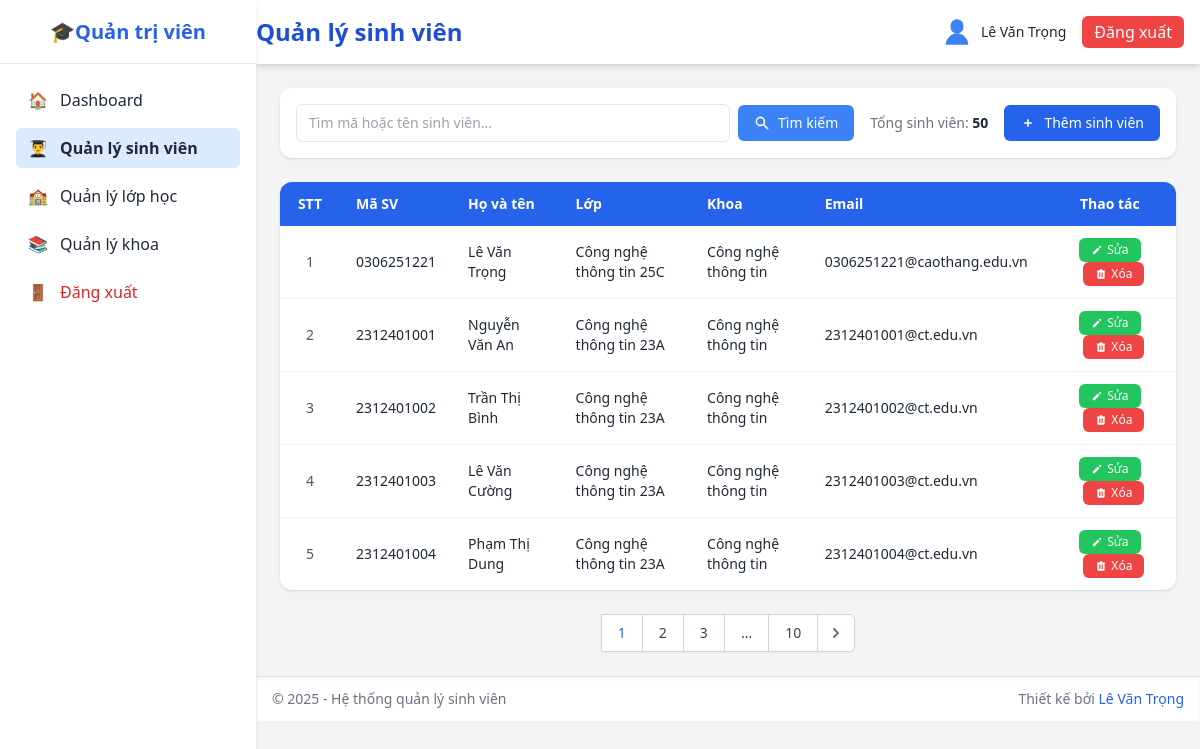
The page /admin/student_list.php (signed in) on the database its author committed.
### tables this page shows
CREATE TABLE `sinh_vien` (
  `mssv` varchar(20) NOT NULL,
  `hoten` varchar(100) NOT NULL,
  `ngaysinh` date DEFAULT NULL,
  `gioitinh` enum('Nam','Nữ','Khác') DEFAULT 'Nam',
  `malop` varchar(20) DEFAULT NULL,
  `makhoa` varchar(20) DEFAULT NULL,
  `email` varchar(100) DEFAULT NULL,
  `sdt` varchar(20) DEFAULT NULL,
  `diachi` varchar(255) DEFAULT NULL,
  `password` varchar(255) NOT NULL,
  `trangthai` enum('Đang học','Tốt nghiệp','Bảo lưu','Đã nghỉ') DEFAULT 'Đang học'
);

CREATE TABLE `lop` (
  `malop` varchar(20) NOT NULL,
  `tenlop` varchar(100) NOT NULL,
  `makhoa` varchar(20) DEFAULT NULL
);

CREATE TABLE `khoa` (
  `makhoa` varchar(20) NOT NULL,
  `tenkhoa` varchar(100) NOT NULL,
  `mota` text DEFAULT NULL
);

### database/pdo.php (called while the page is built, shortened)
<?php
class DB
{
    private static $pdo = null;
    private static function connect_pdo(): \PDO
    {
        $host = DB_HOST;
        $user = DB_USERNAME;
        $pass = DB_PASSWORD;
        $db   = DB_NAME;
        $charset = DB_CHARSET;
        $dsn = "mysql:host={$host};dbname={$db};charset={$charset}";
        try {
            $options = [
                \PDO::ATTR_ERRMODE => \PDO::ERRMODE_EXCEPTION,
                \PDO::ATTR_DEFAULT_FETCH_MODE => \PDO::FETCH_ASSOC,
                \PDO::ATTR_EMULATE_PREPARES => false,
            ];
            return new \PDO($dsn, $user, $pass, $options);
        } catch (\PDOException $e) {
            die('Kết nối PDO thất bại: ' . $e->getMessage());
        }
    }
    private static function init()
    {
        if (self::$pdo === null) {
            self::$pdo = self::connect_pdo();
        }
    }
    public static function getPdo()
    {
        return self::$pdo;
    }
    public static function select(string $sql, array $params = []): array
    {
        $stmt = self::getPdo()->prepare($sql);
        $stmt->execute($params);
        return $stmt->fetchAll();
    }
    public static function selectOne(string $sql, array $params = []): ?array
    {
        $stmt = self::getPdo()->prepare($sql);
        $stmt->execute($params);
        $row = $stmt->fetch();
        return $row === false ? null : $row;
    }
}

### admin/student_list.php (the view, shortened to what this page needs)
<?php
include('../includes/sidebar.php');
include('../includes/header.php');
?>
<?php
$search = trim($_GET['search'] ?? '');
$page = max(1, intval($_GET['page'] ?? 1));
$per_page = 5;
$offset = ($page - 1) * $per_page;
$where = [];
$params = [];
$whereClause = !empty($where) ? 'WHERE ' . implode(' AND ', $where) : '';
$count_query = "
    SELECT COUNT(DISTINCT sv.mssv) as total
    FROM sinh_vien sv
    LEFT JOIN lop l ON sv.malop = l.malop
    LEFT JOIN khoa k ON l.makhoa = k.makhoa
    $whereClause
";
$total = DB::selectOne($count_query, $params)['total'];
$total_pages = ceil($total / $per_page);
?>
<div class="bg-white rounded-xl shadow p-4">
    <div class="flex flex-col sm:flex-row gap-4 items-center justify-between">
        <form method="GET" class="flex items-center gap-2 flex-1">
            <div class="flex-1">
                <input type="text" name="search" value="<?php echo htmlspecialchars($search); ?>"
                    placeholder="Tìm mã hoặc tên sinh viên..."
                    class="w-full px-3 py-2 border rounded-md focus:ring-2 focus:ring-blue-400 outline-none text-sm" />
            </div>
            <button type="submit" class="bg-blue-500 hover:bg-blue-600 text-white px-4 py-2 rounded-md text-sm inline-flex items-center gap-2">
                <svg xmlns="http://www.w3.org/2000/svg" class="h-4 w-4" viewBox="0 0 20 20" fill="currentColor">
                    <path fill-rule="evenodd" d="M8 4a4 4 0 100 8 4 4 0 000-8zM2 8a6 6 0 1110.89 3.476l4.817 4.817a1 1 0 01-1.414 1.414l-4.816-4.816A6 6 0 012 8z" clip-rule="evenodd" />
                </svg>
                Tìm kiếm
            </button>
        </form>
        <div class="flex items-center gap-4">
            <div class="text-gray-500 text-sm whitespace-nowrap">
                Tổng sinh viên: <span class="font-semibold text-gray-800"><?php echo number_format($total); ?></span>
            </div>
            <a href="student_add.php" class="bg-blue-600 hover:bg-blue-700 text-white px-4 py-2 rounded-md text-sm inline-flex items-center gap-2 whitespace-nowrap">
                <svg xmlns="http://www.w3.org/2000/svg" class="h-4 w-4" viewBox="0 0 20 20" fill="currentColor">
                    <path fill-rule="evenodd" d="M10 5a1 1 0 011 1v3h3a1 1 0 110 2h-3v3a1 1 0 11-2 0v-3H6a1 1 0 110-2h3V6a1 1 0 011-1z" clip-rule="evenodd" />
                </svg>
                Thêm sinh viên
            </a>
        </div>
    </div>
</div>
<?php
$query = "
    SELECT
        sv.mssv,
        sv.hoten,
        sv.email,
        sv.sdt,
        sv.gioitinh,
        sv.diachi,
        sv.trangthai,
        l.tenlop,
        k.tenkhoa
    FROM sinh_vien sv
    LEFT JOIN lop l ON sv.malop = l.malop
    LEFT JOIN khoa k ON l.makhoa = k.makhoa
    $whereClause
    LIMIT :limit OFFSET :offset
";
$params['offset'] = $offset;
$params['limit'] = $per_page;
$students = DB::select($query, $params);
?>
<div class="bg-white rounded-xl shadow overflow-x-auto">
    <table class="min-w-full text-sm">
        <thead class="bg-blue-600 text-white">
            <tr>
                <th class="py-3 px-4 text-center" style="width: 60px">STT</th>
                <th class="py-3 px-4 text-left">Mã SV</th>
                <th class="py-3 px-4 text-left">Họ và tên</th>
                <th class="py-3 px-4 text-left">Lớp</th>
                <th class="py-3 px-4 text-left">Khoa</th>
                <th class="py-3 px-4 text-left">Email</th>
                <th class="py-3 px-4 text-center">Thao tác</th>
            </tr>
        </thead>
        <tbody class="divide-y divide-gray-100">
            <?php if (empty($students)): ?>
            <tr>
                <td colspan="7" class="py-4 px-4 text-center text-gray-500">
                    Không tìm thấy sinh viên nào
                    <?php if ($search !== ''): ?>
                        phù hợp với từ khóa "<?php echo htmlspecialchars($search); ?>"
                    <?php endif; ?>
                </td>
            </tr>
            <?php else: ?>
                <?php foreach ($students as $index => $student): ?>
                <tr class="hover:bg-gray-50">
                    <td class="py-3 px-4 text-center text-gray-600">
                        <?php echo $offset + $index + 1; ?>
                    </td>
                    <td class="py-3 px-4"><?php echo htmlspecialchars($student['mssv']); ?></td>
                    <td class="py-3 px-4"><?php echo htmlspecialchars($student['hoten']); ?></td>
                    <td class="py-3 px-4"><?php echo htmlspecialchars($student['tenlop']); ?></td>
                    <td class="py-3 px-4"><?php echo htmlspecialchars($student['tenkhoa']); ?></td>
                    <td class="py-3 px-4"><?php echo htmlspecialchars($student['email']); ?></td>
                    <td class="py-3 px-4 text-center space-x-2">
                        <a href="student_edit.php?mssv=<?php echo urlencode($student['mssv']); ?>"
                           class="bg-green-500 hover:bg-green-600 text-white px-3 py-1 rounded-md text-xs inline-flex items-center gap-1">
                           <svg xmlns="http://www.w3.org/2000/svg" class="h-3 w-3" viewBox="0 0 20 20" fill="currentColor">
                                <path d="M13.586 3.586a2 2 0 112.828 2.828l-.793.793-2.828-2.828.793-.793zM11.379 5.793L3 14.172V17h2.828l8.38-8.379-2.83-2.828z" />
                            </svg>
                            Sửa
                        </a>
                        <a href="student_delete.php?mssv=<?php echo urlencode($student['mssv']); ?>"
                           onclick="return confirm('Bạn có chắc chắn muốn xóa sinh viên này?')"
                           class="bg-red-500 hover:bg-red-600 text-white px-3 py-1 rounded-md text-xs inline-flex items-center gap-1">
                            Xóa
                        </a>
                    </td>
                </tr>
                <?php endforeach; ?>
            <?php endif; ?>
        </tbody>
    </table>
</div>
<?php if ($total_pages > 1): ?>
<div class="mt-6 flex justify-center">
    <nav class="relative z-0 inline-flex rounded-md shadow-sm -space-x-px" aria-label="Phân trang">
        <?php
        $range = 2;
        if ($page > $range + 1): ?>
            <?php endif;
        for ($i = max(1, $page - $range); $i <= min($total_pages, $page + $range); $i++): ?>
            <a href="?page=<?php echo $i; ?><?php echo $search ? '&search=' . urlencode($search) : ''; ?>"
               class="relative inline-flex items-center px-4 py-2 border border-gray-300 bg-white text-sm font-medium <?php echo $i === $page ? 'text-blue-600 bg-blue-50' : 'text-gray-700 hover:bg-gray-50'; ?>">
                <?php echo $i; ?>
            </a>
        <?php endfor;
        if ($page < $total_pages - $range): ?>
            <?php if ($page < $total_pages - $range - 1): ?>
                <span class="relative inline-flex items-center px-4 py-2 border border-gray-300 bg-white text-sm font-medium text-gray-700">
                    ...
                </span>
            <?php endif; ?>
            <a href="?page=<?php echo $total_pages; ?><?php echo $search ? '&search=' . urlencode($search) : ''; ?>"
               class="relative inline-flex items-center px-4 py-2 border border-gray-300 bg-white text-sm font-medium text-gray-700 hover:bg-gray-50">
                <?php echo $total_pages; ?>
            </a>
        <?php endif; ?>
        <?php if ($page < $total_pages): ?>
        <a href="?page=<?php echo $page + 1; ?><?php echo $search ? '&search=' . urlencode($search) : ''; ?>"
           class="relative inline-flex items-center px-2 py-2 rounded-r-md border border-gray-300 bg-white text-sm font-medium text-gray-500 hover:bg-gray-50">
            <svg class="h-5 w-5" xmlns="http://www.w3.org/2000/svg" viewBox="0 0 20 20" fill="currentColor">
                <path fill-rule="evenodd" d="M7.293 14.707a1 1 0 010-1.414L10.586 10 7.293 6.707a1 1 0 011.414-1.414l4 4a1 1 0 010 1.414l-4 4a1 1 0 01-1.414 0z" clip-rule="evenodd" />
            </svg>
        </a>
        <?php endif; ?>
    </nav>
</div>
<?php endif; ?>
<?php include('../includes/footer.php'); ?>

### rows shown on the page
sinh_vien: index "1", mssv "0306251221", hoten "Lê Văn Trọng", malop.tenlop "Công nghệ thông tin 25C", makhoa.tenkhoa "Công nghệ thông tin", email "0306251221@caothang.edu.vn"
sinh_vien: index "2", mssv "2312401001", hoten "Nguyễn Văn An", malop.tenlop "Công nghệ thông tin 23A", makhoa.tenkhoa "Công nghệ thông tin", email "2312401001@ct.edu.vn"
sinh_vien: index "3", mssv "2312401002", hoten "Trần Thị Bình", malop.tenlop "Công nghệ thông tin 23A", makhoa.tenkhoa "Công nghệ thông tin", email "2312401002@ct.edu.vn"
sinh_vien: index "4", mssv "2312401003", hoten "Lê Văn Cường", malop.tenlop "Công nghệ thông tin 23A", makhoa.tenkhoa "Công nghệ thông tin", email "2312401003@ct.edu.vn"
sinh_vien: index "5", mssv "2312401004", hoten "Phạm Thị Dung", malop.tenlop "Công nghệ thông tin 23A", makhoa.tenkhoa "Công nghệ thông tin", email "2312401004@ct.edu.vn"

### other values the page prints
$page_title "Quản lý sinh viên"
$_SESSION['fullname'] "Lê Văn Trọng"
$total "50"
$total_pages "10"
